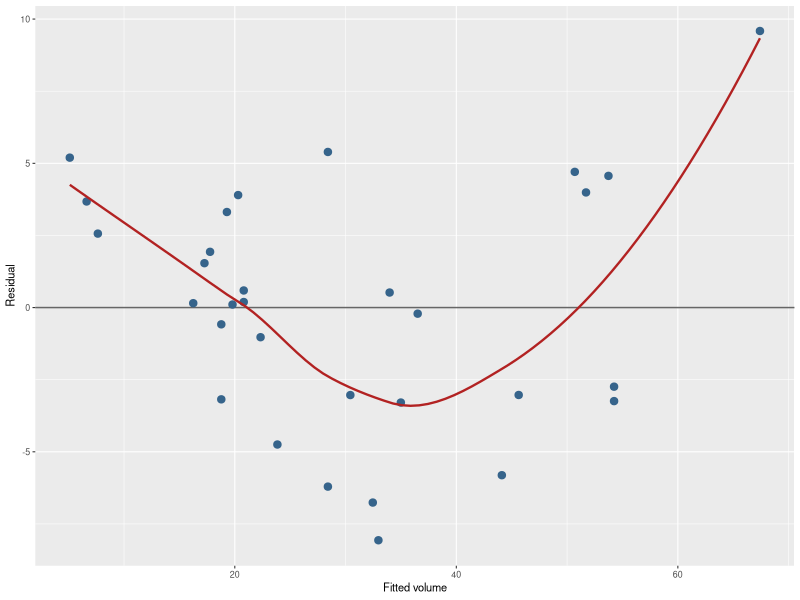
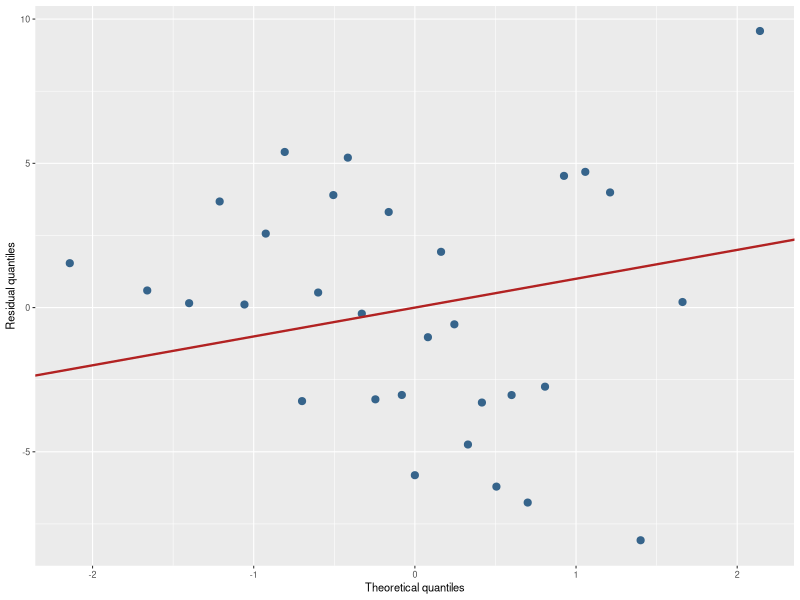

Source code (R) for these figures, in order:
## ---- chunk 1
knitr::opts_chunk$set(
  comment = "R>",
  warning = FALSE,
  message = FALSE,
  fig.asp = NULL,
  fig.align = "center",
  fig.retina = 2,
  dpi = 300
)

ggplot2::theme_set(
  ggplot2::theme_grey(base_size = 8)
)
## ---- chunk 2
library(tidyverse)
library(broom)
## ---- chunk 3
trees_tbl <- as_tibble(trees) |>
  mutate(tree_id = row_number())

model <- lm(Volume ~ Girth, data = trees_tbl)

tree_resids <- trees_tbl |>
  mutate(
    predicted_volume = fitted(model),
    residual = residuals(model)
  )

tree_resids |>
  select(tree_id, Girth, Volume, predicted_volume, residual) |>
  slice_head(n = 8) |>
  knitr::kable(
    digits = 2,
    col.names = c("Tree", "Girth", "Observed volume", "Predicted volume", "Residual")
  )
## ---- chunk 4
model <- lm(Volume ~ Girth, data = trees_tbl)

augment(model) |>
  select(Girth, Volume, .fitted, .resid) |>
  slice_head(n = 6)
## ---- chunk 5
#| echo: false
#| fig-cap: "Residuals versus fitted values for the tree-volume model."
#| fig-width: 5
#| fig-height: 3.5

tree_aug <- augment(model)

ggplot(tree_aug, aes(x = .fitted, y = .resid)) +
  geom_hline(yintercept = 0, linewidth = 0.5, colour = "grey40") +
  geom_point(size = 2.2, colour = "steelblue4") +
  geom_smooth(method = "loess", se = FALSE, colour = "firebrick", linewidth = 0.8) +
  labs(
    x = "Fitted volume",
    y = "Residual"
  )
## ---- chunk 6
#| echo: false
#| fig-cap: "Q-Q plot of residuals for the tree-volume model."
#| fig-width: 5
#| fig-height: 3.5

qq_dat <- tibble(sample = sort(tree_aug$.resid)) |>
  mutate(theoretical = qqnorm(tree_aug$.resid, plot.it = FALSE)$x)

ggplot(qq_dat, aes(x = theoretical, y = sample)) +
  geom_point(size = 2.1, colour = "steelblue4") +
  geom_abline(intercept = 0, slope = 1, colour = "firebrick", linewidth = 0.8) +
  labs(
    x = "Theoretical quantiles",
    y = "Residual quantiles"
  )
